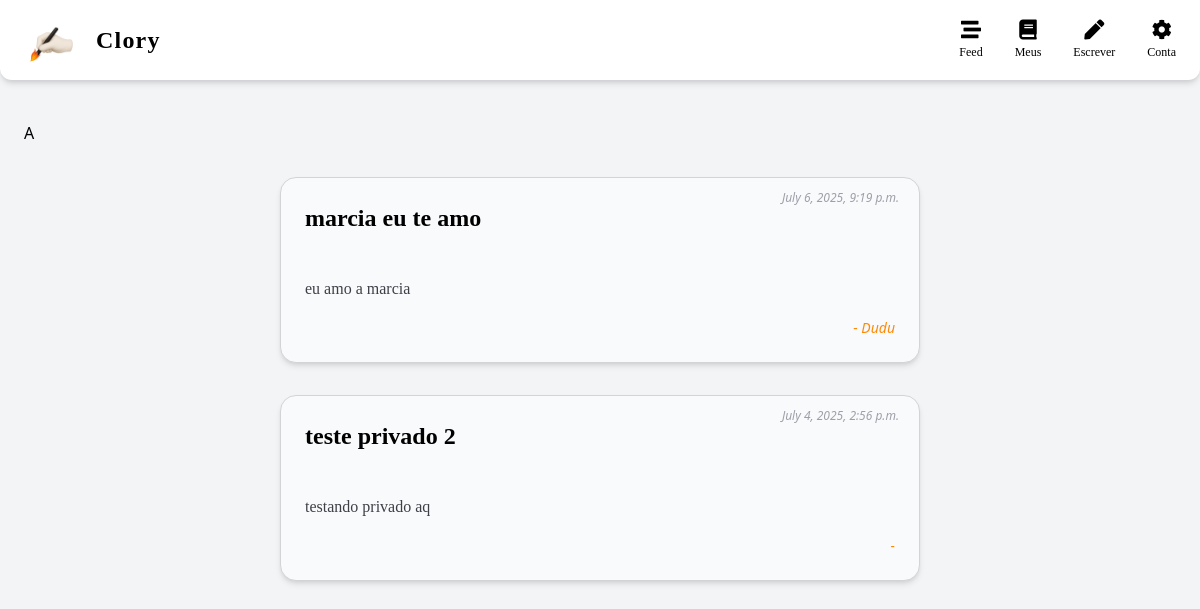
Before: /feed/ with the older database file.
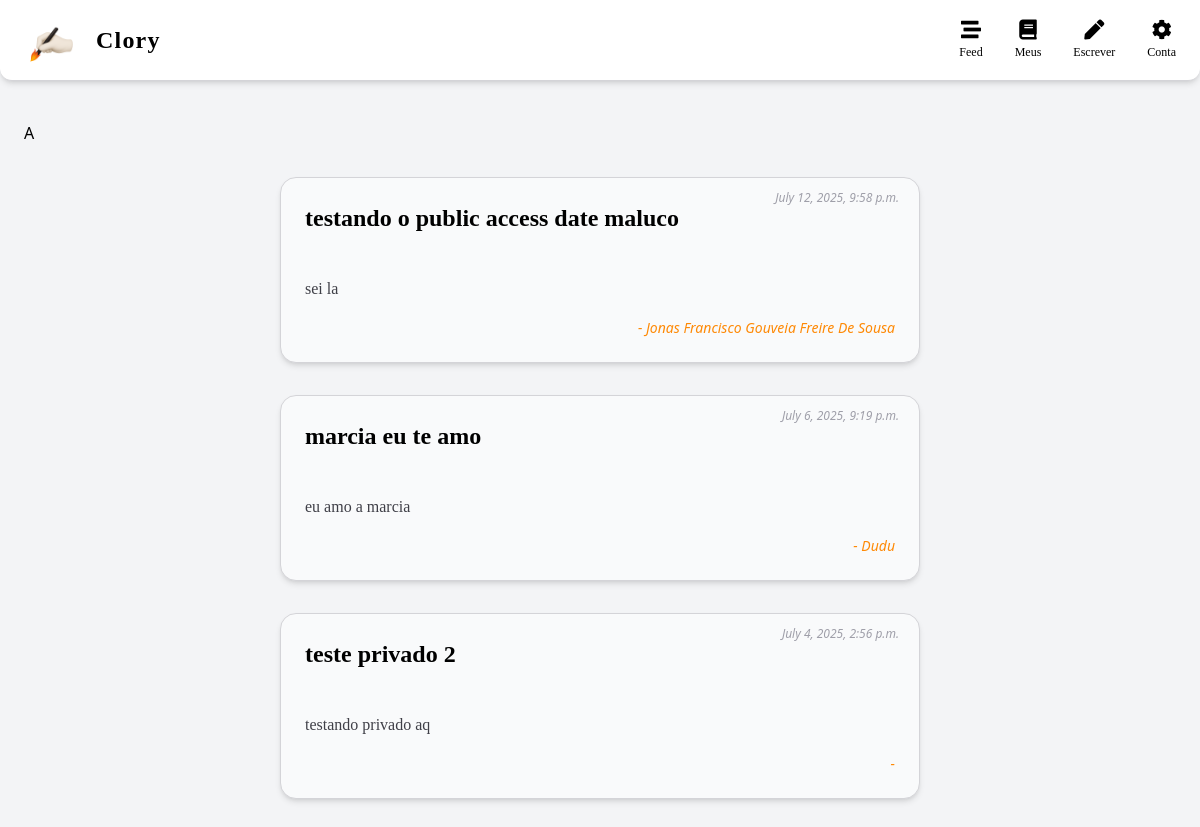
After: the same page with the newer database file.
### page/models.py (models this page shows, shortened)
class Page(models.Model):
    author = models.ForeignKey(CustomUser, null=True, on_delete=models.CASCADE)
    title = models.CharField(max_length=50)
    content = models.TextField(max_length=900)
    publication_date = models.DateTimeField(auto_now_add=True)
    public_access = models.BooleanField(default=False)
    public_access_date = models.DateField(blank=True, null=True)

### accounts/models.py (models this page shows, shortened)
class CustomUser(AbstractBaseUser, PermissionsMixin):
    email = models.EmailField(unique=True)
    myname = models.CharField(max_length=50)
    birthday = models.DateField(null=True)
    is_active = models.BooleanField(default=True)
    is_staff = models.BooleanField(default=False)
    objects = CustomUserManager()
    USERNAME_FIELD = 'email'
    REQUIRED_FIELDS = []

### page/views.py (the view)
# urls.py: path('feed/', post_feed, name='post_feed'),
def post_feed(request):
    posts = Page.objects.filter(public_access=True).order_by('-publication_date')
    return render(request, 'page/post_feed.html', {'posts': posts})

### page/templates/page/post_feed.html
{% extends "theme/base.html" %}
{% load static tailwind_tags %}
{% block content %}
<div class="max-w-2xl mx-auto px-4 py-8 space-y-8">
  {% for page in posts %}
  <div class="bg-gray-50 border border-zinc-300 rounded-2xl shadow-md p-6 space-y-4 relative">
    <div class="absolute top-3 right-5 text-xs text-zinc-400 italic">
      {{ page.publication_date }}
    </div>
    <h2 class="text-2xl font-serif font-bold text-black">
      {{ page.title }}
    </h2>
    <p class="text-base text-zinc-700 leading-relaxed whitespace-pre-line font-[Georgia]">
      {{ page.content }}
    </p>
    <div class="text-right text-sm italic text-orange-400 mt-4">
      - {{ page.author.myname | title }}
    </div>
  </div>
  {% endfor %}
</div>
{% endblock content %}

### theme/templates/theme/base.html (shortened to what this page needs)
{% load static %}
{% load tailwind_tags %}
<!DOCTYPE html>
<html lang="pt-BR">
<head>
  {% tailwind_css %}
  <link href="https://cdnjs.cloudflare.com/ajax/libs/font-awesome/5.11.2/css/all.min.css" rel="stylesheet">
</head>
<body class="bg-gray-100 min-h-screen">
  <nav class="bg-white shadow-md px-6 py-3 rounded-b-xl border-b border-zinc-300 font-serif">
  <div class="flex justify-between items-center max-w-6xl mx-auto">
    <div class="flex items-center space-x-4" >
      <img src="{% static 'img/website_icon.png' %}" alt="Logo" class="w-14 h-14">
        <a href="{% url 'post_feed' %}">
      <span class="text-2xl font-bold text-black tracking-wider">Clory</span>
    </div>
    <div class="flex items-center space-x-8 text-black text-base">
      <a href="{% url 'post_feed' %}" class="hover:text-stone-600 transition flex flex-col items-center">
        <i class="fas fa-stream text-xl"></i>
        <span class="text-xs mt-1">Feed</span>
      </a>
      <a href="{% url 'user_post' %}" class="hover:text-stone-600 transition flex flex-col items-center">
        <i class="fas fa-book text-xl"></i>
        <span class="text-xs mt-1">Meus</span>
      </a>
      <a href="{% url 'post_create' %}" class="hover:text-stone-600 transition flex flex-col items-center">
        <i class="fas fa-pen text-xl"></i>
        <span class="text-xs mt-1">Escrever</span>
      </a>
      <a href="{% url 'account_edit' user.id %}" class="hover:text-stone-600 transition flex flex-col items-center">
        <i class="fas fa-cog text-xl"></i>
        <span class="text-xs mt-1">Conta</span>
      </a>
    </div>
  </div>
</nav>
  <main class="p-6 mt-4">
    <h2>A</h2>
    {% block content %}{% endblock %}
  </main>
</body>
</html>

Changed rows visible on the page:
added Page: publication_date "July 12, 2025, 9:58 p.m.", title "testando o public access date maluco", content "sei la", author.myname "Jonas Francisco Gouveia Freire De Sousa"
